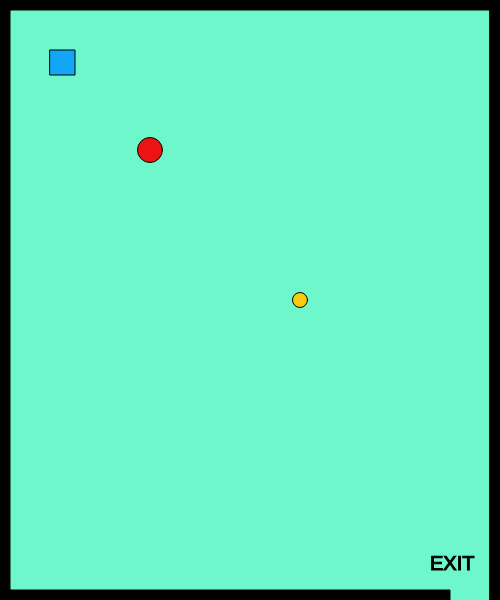
Frame 1 (no input)
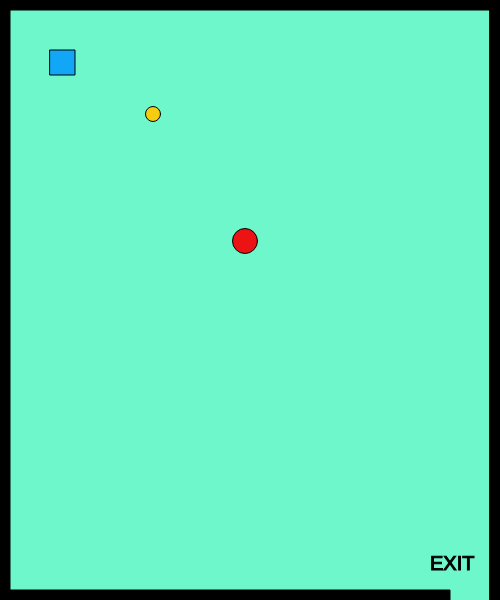
Frame 60 (no input)
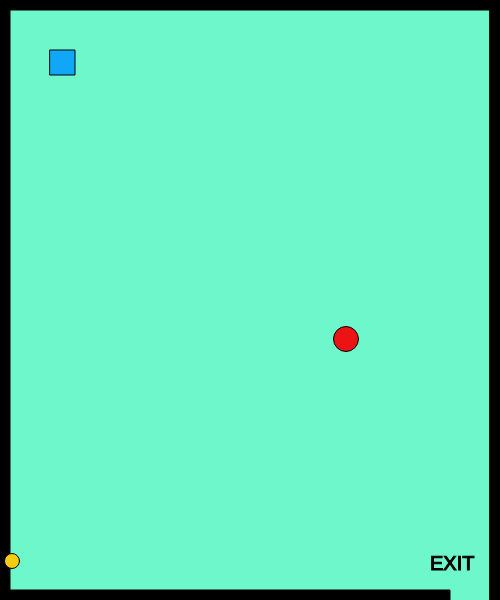
Frame 120 (the mouse pressed at the canvas centre since frame 60)

The p5.js sketch that drew these frames (run headless with seeded random() and noise() and a simulated clock; from frame 60 on, the mouse is pressed at the canvas centre):

// p5.js sketch
// ── sketch.js
var playerX = 100;
var playerY = 100;
var w = 87; 
var s = 83;
var a = 65;
var d = 68;

var obstacle1X = 150;
var obstacle1Y = 150;
var obstacleX1Speed
var obstacleY1Speed
var obstacle2X = 300;
var obstacle2Y = 300;
var obstacleX2Speed
var obstacleY2Speed
var mouseObstacleX;
var mouseObstacleY;

function setup() {
  createCanvas(500, 600);
  createPlayer(50,50);
  obstacleX1Speed = Math.floor(Math.random() * (Math.floor(Math.random() * 5)) + 1);
  obstacleY1Speed = Math.floor(Math.random() * (Math.floor(Math.random() * 5)) + 1);
  obstacleX2Speed = Math.floor(Math.random() * (Math.floor(Math.random() * 10)) + 1);
  obstacleY2Speed = Math.floor(Math.random() * (Math.floor(Math.random() * 10)) + 1);
}
function draw() {
  background(109, 247, 203);
  stroke(0);
  fill(0);
  createBorders(10);
  textSize(20);
  text("EXIT", width-70,height-30)
  drawPlayer();
  playerMovement();
  fill(235, 19, 19);
  circle(obstacle1X, obstacle1Y, 25);
  obstacleX1Speed = Math.floor(Math.random() * (Math.floor(Math.random() * 5)) + 1);
  obstacleY1Speed = Math.floor(Math.random() * (Math.floor(Math.random() * 5)) + 1);
  obstacle1X += obstacleX1Speed;
  obstacle1Y += obstacleY1Speed;
  if(obstacle1X > width){
        obstacle1X = 0;
    }
    if(obstacle1X < 0){
        obstacle1X = width;
    }
    if(obstacle1Y > height){
        obstacle1Y = 0;
    }
    if(obstacle1Y < 0){
        obstacle1Y = height;
    }
  fill(246, 204, 17);
  circle(obstacle2X, obstacle2Y, 15);
  obstacleX2Speed = Math.floor(Math.random() * (Math.floor(Math.random() * 10)) + 1);
  obstacleY2Speed = Math.floor(Math.random() * (Math.floor(Math.random() * 10)) + 1);
  obstacle2X -= obstacleX2Speed;
  obstacle2Y -= obstacleY2Speed;
  if(obstacle2X > width){
        obstacle2X = 0;
    }
    if(obstacle2X < 0){
        obstacle2X = width;
    }
    if(obstacle2Y > height){
        obstacle2Y = 0;
    }
    if(obstacle2Y < 0){
        obstacle2Y = height;
    }
    fill(218, 0, 228);
    circle(mouseObstacleX, mouseObstacleY, 35);

    if(playerX > width-75 && playerY > width+75){
          fill(0);
          stroke(5);
          textSize(30);
          text("YOU WIN", width/2-50, height/2-50);
      }
}

function playerMovement()
{
    if(keyIsDown(UP_ARROW))
    {
        playerY -= 5;   
    }
    if(keyIsDown(DOWN_ARROW))
    {
        playerY += 5;   
    }
    if(keyIsDown(LEFT_ARROW))
    {
        playerX -= 5;   
    }
    if(keyIsDown(RIGHT_ARROW))
    {
        playerX += 5;   
    }
}
function createPlayer(x,y)
{
    playerX = x;
    playerY = y;
}
function drawPlayer()
{
    fill(17, 166, 246);
    rect(playerX,playerY,25,25);
}

function mouseClicked()
{
    mouseObstacleX = mouseX;
    mouseObstacleY = mouseY;
}

function createBorders(thickness)
{
    rect(0,0,width,thickness);
    rect(0,0,thickness,height);
    rect(0, height-thickness,width-50, thickness);
    rect(width-thickness,0,thickness,height);
}
